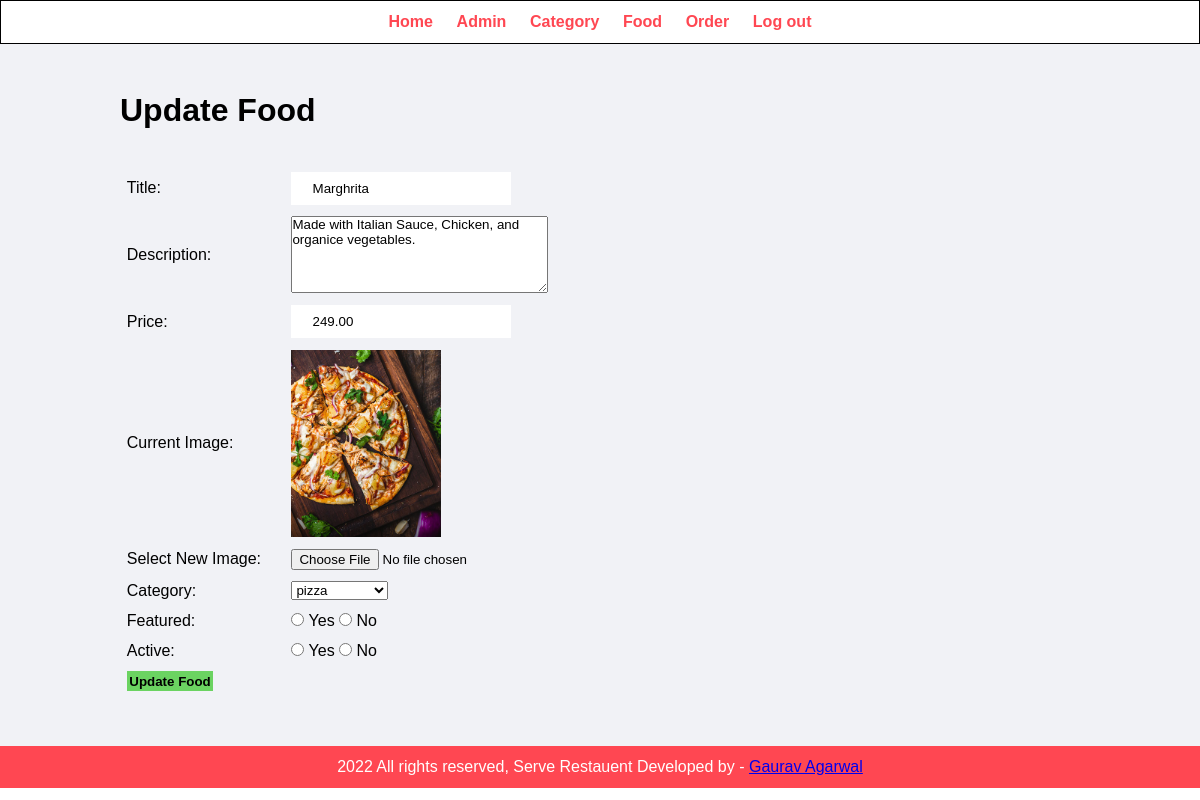
The page /admin/update-food.php?id=12 on the database its author committed.
### tables this page shows
CREATE TABLE `tbl_food` (
  `id` int(10) UNSIGNED NOT NULL,
  `title` varchar(100) NOT NULL,
  `description` text NOT NULL,
  `price` decimal(10,2) NOT NULL,
  `image_name` varchar(100) NOT NULL,
  `category_id` int(10) UNSIGNED NOT NULL,
  `featured` varchar(10) NOT NULL,
  `active` varchar(10) NOT NULL
);

CREATE TABLE `tbl_category` (
  `id` int(10) UNSIGNED NOT NULL,
  `title` varchar(100) NOT NULL,
  `image_name` varchar(100) NOT NULL,
  `featured` varchar(10) NOT NULL,
  `active` varchar(10) NOT NULL
);

### admin/update-food.php (the view, shortened to what this page needs)
<?php include('partials/menu.php'); ?>
<?php
    if(isset($_GET['id']))
    {
        $id = $_GET['id'];
        $sql2 = "SELECT * FROM tbl_food WHERE id=$id";
        $res2 = mysqli_query($conn, $sql2);
        $row2 = mysqli_fetch_assoc($res2);
        $title = $row2['title'];
        $description = $row2['description'];
        $price = $row2['price'];
        $current_image = $row2['image_name'];
        $current_category = $row2['category_id'];
        $featured = $row2['featured'];
        $active = $row2['active'];
    }
    else
    {
        header('location:'.SITEURL.'admin/manage_food.php');
    }
?>
<div class="main-content">
    <div class="wrapper">
        <h1>Update Food</h1>
        <br><br>
        <form action="" method="POST" enctype="multipart/form-data">
        <table class="tbl-30">
            <tr>
                <td>Title: </td>
                <td>
                    <input type="text" name="title" value="<?php echo $title; ?>">
                </td>
            </tr>
            <tr>
                <td>Description: </td>
                <td>
                    <textarea name="description" cols="30" rows="5"><?php echo $description; ?></textarea>
                </td>
            </tr>
            <tr>
                <td>Price: </td>
                <td>
                    <input type="number" name="price" value="<?php echo $price; ?>">
                </td>
            </tr>
            <tr>
                <td>Current Image: </td>
                <td>
                    <?php
                        if($current_image == "")
                        {
                            echo "<div class='error'>Image not Available.</div>";
                        }
                        else
                        {
                            ?>
                            <img src="<?php echo SITEURL; ?>images/food/<?php echo $current_image; ?>" width="150px">
                            <?php
                        }
                    ?>
                </td>
            </tr>
            <tr>
                <td>Select New Image: </td>
                <td>
                    <input type="file" name="image">
                </td>
            </tr>
            <tr>
                <td>Category: </td>
                <td>
                    <select name="category">
                        <?php
                            $sql = "SELECT * FROM tbl_category WHERE active='Yes'";
                            $res = mysqli_query($conn, $sql);
                            $count = mysqli_num_rows($res);
                            if($count>0)
                            {
                                while($row=mysqli_fetch_assoc($res))
                                {
                                    $category_title = $row['title'];
                                    $category_id = $row['id'];
                                    ?>
                                    <option <?php if($current_category==$category_id){echo "selected";} ?> value="<?php echo $category_id; ?>"><?php echo $category_title; ?></option>
                                    <?php
                                }
                            }
                            else
                            {
                                echo "<option value='0'>Category Not Available.</option>";
                            }
                        ?>
                    </select>
                </td>
            </tr>
            <tr>
                <td>Featured: </td>
                <td>
                    <input  type="radio" <?php if($featured=="Yes") {echo "checked";} ?> name="featured" value="Yes"> Yes
                    <input type="radio"  <?php if($featured=="No") {echo "checked";} ?> name="featured" value="No"> No
                </td>
            </tr>
            <tr>
                <td>Active: </td>
                <td>
                    <input type="radio" <?php if($active=="Yes") {echo "checked";} ?>  name="active" value="Yes"> Yes
                    <input type="radio" <?php if($active=="No") {echo "checked";} ?>  name="active" value="No"> No
                </td>
            </tr>
            <tr>
                <td>
                    <input type="submit" name="submit" value="Update Food" class="btn-secondary">
                </td>
            </tr>
        </table>
        </form>
    </div>
</div>
<?php include('partials/footer.php'); ?>

### css/admin.css (style rules this page uses)
* { margin: 0; padding: 0; font-family: Arial, Helvetica, sans-serif; }
.wrapper { padding: 1%; width: 80%; margin: 0 auto; }
.main-content { background-color: #f1f2f6; padding: 3% 0; }
table tr td { padding: 1%; }
.btn-secondary { background-color: rgb(107, 211, 97); padding: 1%; color: black; text-decoration: none; font-weight: bold; border:1px solid rgb(107, 211, 97); }
.tbl-30 { width:50%; }
input[type='text'],input[type='password'],input[type='number'] { border: none; padding: 3% 7%; }

### rows shown on the page
tbl_food: title "Marghrita", description "Made with Italian Sauce, Chicken, and organice vegetables.", price "249.00", image_name (picture), category "pizza"
